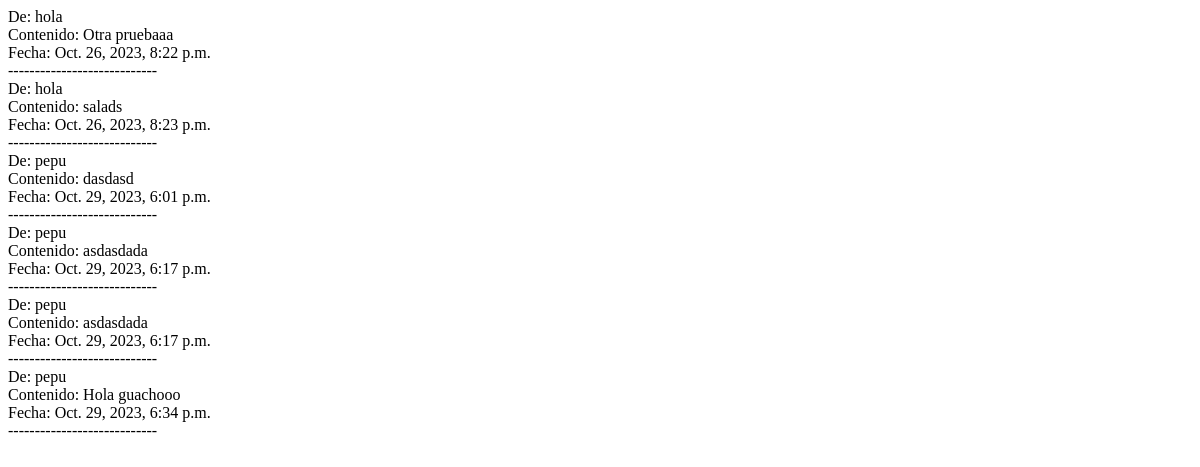
/mensajes/ver/ (signed in), run on an earlier commit of the app's database.
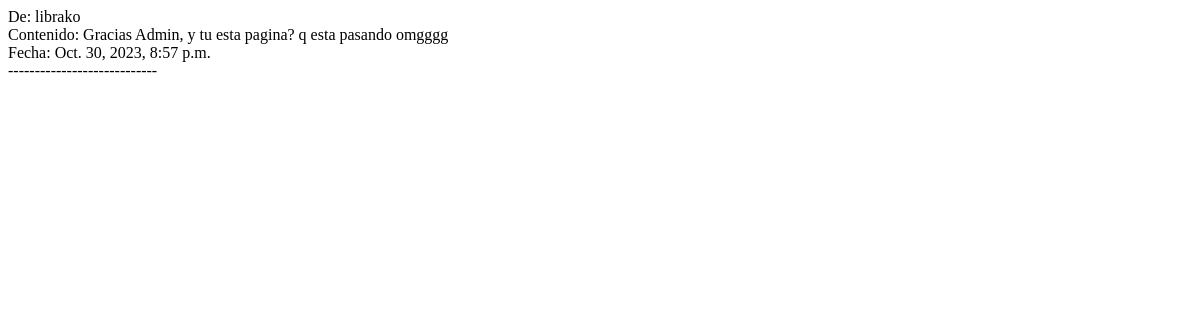
And on a later commit of the database.
### mensajeria/models.py (models this page shows, shortened)
class Mensaje(models.Model):
    emisor = models.ForeignKey(User, related_name='mensajes_enviados', on_delete=models.CASCADE)
    receptor = models.ForeignKey(User, related_name='mensajes_recibidos', on_delete=models.CASCADE)
    contenido = models.TextField()
    fecha_enviado = models.DateTimeField(auto_now_add=True)
    leido = models.BooleanField(default=False)
    mensaje_original = models.ForeignKey('self', null=True, blank=True, on_delete=models.SET_NULL, related_name='respuestas')

### mensajeria/views.py (the view)
# urls.py: path('ver/', views.ver_mensajes, name='ver_mensajes'),
@login_required
def ver_mensajes(request):
    mensajes = Mensaje.objects.filter(receptor=request.user)
    return render(request, 'mensajeria/ver_mensajes.html', {'mensajes': mensajes})

### mensajeria/templates/mensajeria/ver_mensajes.html
{% for mensaje in mensajes %}
<div>
  De: {{ mensaje.emisor.username }} <br />
  Contenido: {{ mensaje.contenido }} <br />
  Fecha: {{ mensaje.fecha_enviado }} <br />
  ----------------------------
</div>
{% endfor %}

What changed in the data, as far as the page shows it:
removed Mensaje: emisor.username "hola", contenido "Otra pruebaaa", fecha_enviado "Oct. 26, 2023, 8:22 p.m."
removed Mensaje: emisor.username "hola", contenido "salads", fecha_enviado "Oct. 26, 2023, 8:23 p.m."
removed Mensaje: emisor.username "pepu", contenido "dasdasd", fecha_enviado "Oct. 29, 2023, 6:01 p.m."
removed Mensaje: emisor.username "pepu", contenido "asdasdada", fecha_enviado "Oct. 29, 2023, 6:17 p.m."
removed Mensaje: emisor.username "pepu", contenido "asdasdada", fecha_enviado "Oct. 29, 2023, 6:17 p.m."
removed Mensaje: emisor.username "pepu", contenido "Hola guachooo", fecha_enviado "Oct. 29, 2023, 6:34 p.m."
added Mensaje: emisor.username "librako", contenido "Gracias Admin, y tu esta pagina? q esta pasando omgggg", fecha_enviado "Oct. 30, 2023, 8:57 p.m."
